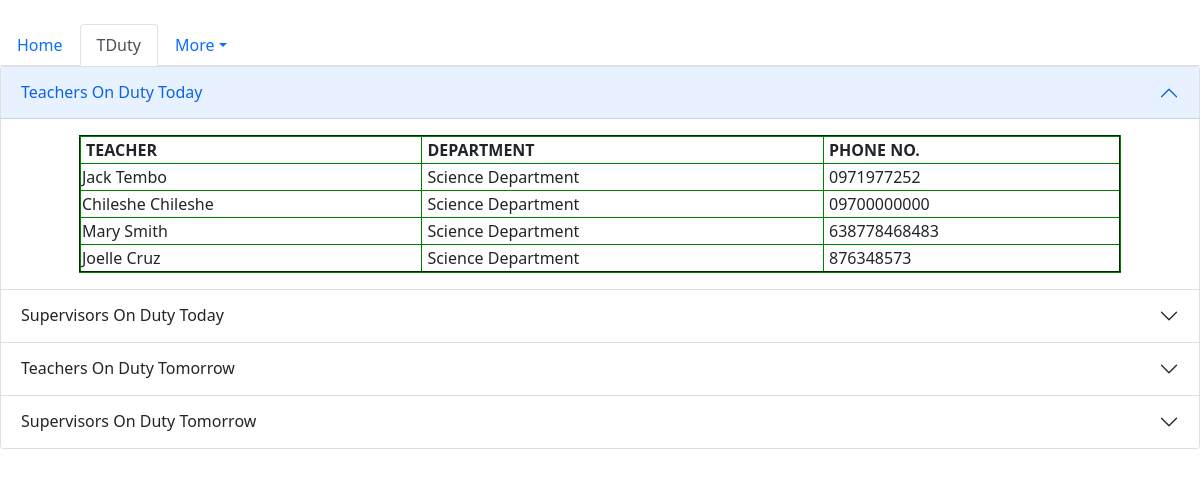
/routine/today-rota, run on the app's committed database.
### teachers/models.py (models this page shows)
class Person(models.Model):
    first_name = models.CharField(max_length=30)
    other_names = models.CharField(max_length=30, blank=True, null=True)
    last_name = models.CharField(max_length=30)
    gender = models.ForeignKey(Gender, on_delete=models.CASCADE)
    title = models.ForeignKey(Title, on_delete=models.CASCADE)
    nrc = models.CharField(max_length=12)
    birth_date = models.DateField()
    image_url = models.URLField(blank=True, null=True)
    def __str__(self):
        return f"{self.first_name} {self.last_name}"

class Teacher(Person):
    phone_number = models.CharField(max_length=14)
    department = models.CharField(max_length=50)
    email = models.EmailField(max_length=64)

class Person(models.Model):
    first_name = models.CharField(max_length=30)
    other_names = models.CharField(max_length=30, blank=True, null=True)
    last_name = models.CharField(max_length=30)
    gender = models.ForeignKey(Gender, on_delete=models.CASCADE)
    title = models.ForeignKey(Title, on_delete=models.CASCADE)
    nrc = models.CharField(max_length=12)
    birth_date = models.DateField()
    image_url = models.URLField(blank=True, null=True)
    def __str__(self):
        return f"{self.first_name} {self.last_name}"

### routine/views.py (the view)
# urls.py: path('today-rota', views.today_rota, name='today-rota'),
def today_rota(request):
    today_duty_rota = get_object_or_404(DutyRota, date=today)
    teachers_on_duty = today_duty_rota.teachers.all()
    supervisors_on_duty = today_duty_rota.supervisors.all()
    context = {
        'rota': today_duty_rota, 'teachers': teachers_on_duty,
        'supervisors': supervisors_on_duty,
    }
    return render(request, 'today_rota.html', context)

### routine/templates/today_rota.html (shortened to what this page needs)
<!DOCTYPE html>
<html lang="en">
<head>
    <link href="https://cdn.jsdelivr.net/npm/bootstrap@5.0.0-beta3/dist/css/bootstrap.min.css" rel="stylesheet"
>
</head>
<body>
    <br>
    <header>
        <ul class="nav nav-tabs">
            <li class="nav-item">
                <a class="nav-link" aria-current="page" href="index.html">Home</a>
            </li>
            <li class="nav-item">
                <a class="nav-link active" href="">TDuty</a>
            </li>
            <li class="nav-item dropdown">
                <a class="nav-link dropdown-toggle" data-bs-toggle="dropdown" href="#" role="button"
                    aria-expanded="false">More</a>
            </li>
        </ul>
    </header>
    <div class="accordion" id="accordionExample">
        <div class="accordion-item">
            <h2 class="accordion-header" id="headingOne">
                <button class="accordion-button" type="button" data-bs-toggle="collapse" data-bs-target="#collapseOne"
                    aria-expanded="true" aria-controls="collapseOne">
                    Teachers On Duty Today
                </button>
            </h2>
            <div id="collapseOne" class="accordion-collapse collapse show" aria-labelledby="headingOne"
                data-bs-parent="#accordionExample">
                <div class="accordion-body">
                    <table style="width: 90%; border-color: green; margin-left: auto; margin-right: auto;" border="2">
                        <tbody>
                            <tr>
                                <td>&nbsp;<strong>TEACHER</strong></td>
                                <td>&nbsp;<strong>DEPARTMENT</strong></td>
                                <td>&nbsp;<strong>PHONE NO.</strong></td>
                            </tr>
                            {% for teacher in teachers%}
                            <tr>
                                <td>{{teacher}}</td>
                                <td>&nbsp;{{teacher.department}}</td>
                                <td>&nbsp;{{teacher.phone_number}}</td>
                            </tr>
                            {% endfor %}
                        </tbody>
                    </table>
                </div>
            </div>
        </div>
        <div class="accordion-item">
            <h2 class="accordion-header" id="headingTwo">
                <button class="accordion-button collapsed" type="button" data-bs-toggle="collapse"
                    data-bs-target="#collapseTwo" aria-expanded="false" aria-controls="collapseTwo">
                    Supervisors On Duty Today
                </button>
            </h2>
        </div>
        <div class="accordion-item">
            <h2 class="accordion-header" id="headingThree">
                <button class="accordion-button collapsed" type="button" data-bs-toggle="collapse"
                    data-bs-target="#collapseThree" aria-expanded="false" aria-controls="collapseThree">
                    Teachers On Duty Tomorrow
                </button>
            </h2>
        </div>
        <div class="accordion-item">
            <h2 class="accordion-header" id="headingThree">
                <button class="accordion-button collapsed" type="button" data-bs-toggle="collapse"
                    data-bs-target="#collapseThree" aria-expanded="false" aria-controls="collapseThree">
                    Supervisors On Duty Tomorrow
                </button>
            </h2>
        </div>
    </div>
</body>
</html>

### routine/templates/today_rota.html (style rules this page uses)
td { border: 1px solid green; }

### data on the page
Teacher: last_name "Jack Tembo", department "Science Department", phone_number "0971977252"
Teacher: last_name "Chileshe Chileshe", department "Science Department", phone_number "09700000000"
Teacher: last_name "Mary Smith", department "Science Department", phone_number "638778468483"
Teacher: last_name "Joelle Cruz", department "Science Department", phone_number "876348573"
